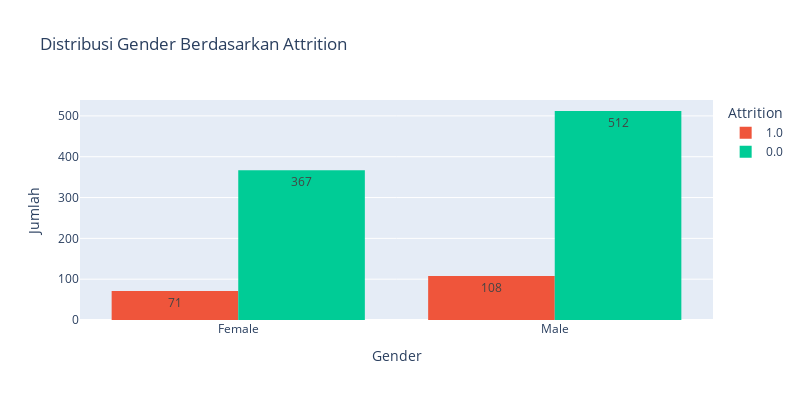

The code cell stored with this chart in its notebook:
### Markdown cell above
Attrition tertinggi terjadi di departemen:
- Sales
- R&D
- HR memiliki jumlah keluar yang kecil, mungkin karena ukuran tim kecil.

### Code cell
fig = px.histogram(df, x="Gender", color="Attrition", barmode="group", title="Distribusi Gender Berdasarkan Attrition", height=400, width=800, text_auto=True)
fig.update_layout(xaxis_title='Gender', yaxis_title='Jumlah')
fig.show()

### Figure 1 — Plotly figure (JSON) as saved in the notebook; plotly's stock layout.template omitted (floating-point values rounded to 4 significant figures; data arrays with more than 128 entries replaced by an {"elided": "..."} marker saying what was removed)
{"data": [{"alignmentgroup": "True", "bingroup": "x", "hovertemplate": "Attrition=1.0<br>Gender=%{x}<br>count=%{y}<extra></extra>", "legendgroup": "1.0", "marker": {"color": "#EF553B", "pattern": {"shape": ""}}, "name": "1.0", "offsetgroup": "1.0", "orientation": "v", "showlegend": true, "texttemplate": "%{value}", "type": "histogram", "x": {"elided": "179 str values"}, "xaxis": "x", "yaxis": "y"}, {"alignmentgroup": "True", "bingroup": "x", "hovertemplate": "Attrition=0.0<br>Gender=%{x}<br>count=%{y}<extra></extra>", "legendgroup": "0.0", "marker": {"color": "#00cc96", "pattern": {"shape": ""}}, "name": "0.0", "offsetgroup": "0.0", "orientation": "v", "showlegend": true, "texttemplate": "%{value}", "type": "histogram", "x": {"elided": "879 str values"}, "xaxis": "x", "yaxis": "y"}], "layout": {"barmode": "group", "height": 400, "legend": {"title": {"text": "Attrition"}, "tracegroupgap": 0}, "title": {"text": "Distribusi Gender Berdasarkan Attrition"}, "width": 800, "xaxis": {"anchor": "y", "domain": [0, 1], "title": {"text": "Gender"}}, "yaxis": {"anchor": "x", "domain": [0, 1], "title": {"text": "Jumlah"}}}}
